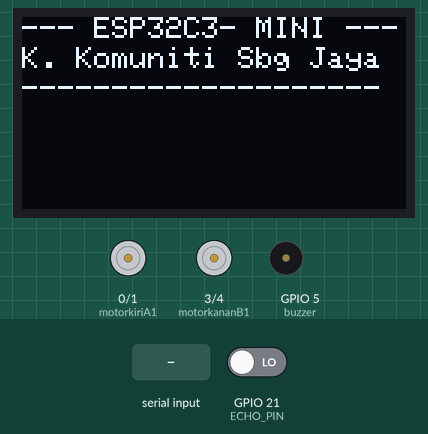
A sketch run on a simulated ESP32-C3. On the bench: 128×64 one-colour display, motor-driver pin pairs drawn as motors (green arrow = first pin HIGH = forward, orange = second pin HIGH = backward, longer = more drive), buzzer (waves = sounding, pin HIGH). Inputs (shaded band) come from the test bench; at power-on: GPIO 21 (ECHO_PIN) LOW. What the sketch prints to the serial monitor is not drawn.

Above: at 4.3 s.
4.4 s: "F" received over Serial
At 5.6 s:
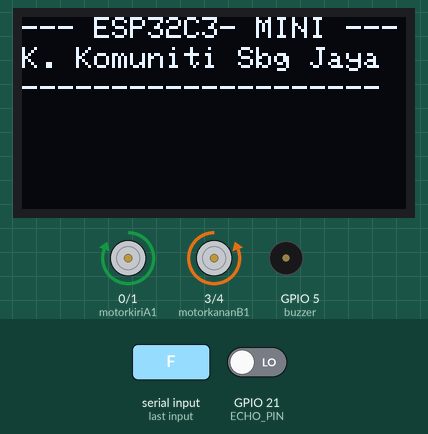
5.9 s: "B" received over Serial
At 7.1 s:
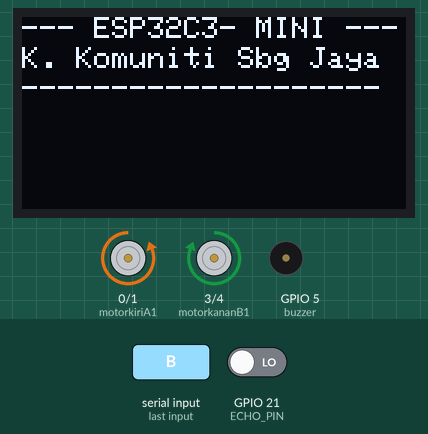
7.4 s: "L" received over Serial
At 7.8 s:
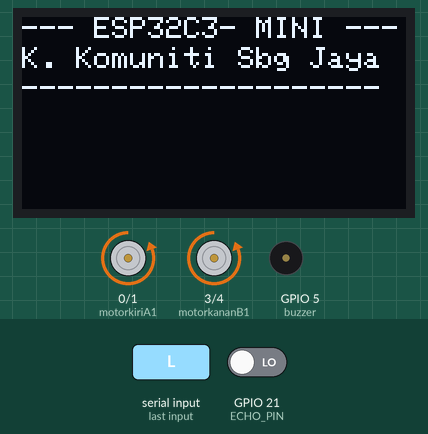
8.9 s: "R" received over Serial
At 9.5 s:
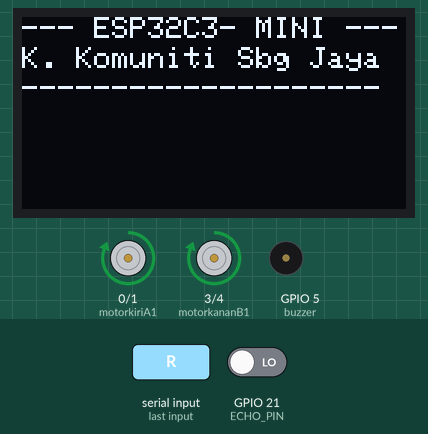
10.4 s: "H" received over Serial
At 11.1 s:
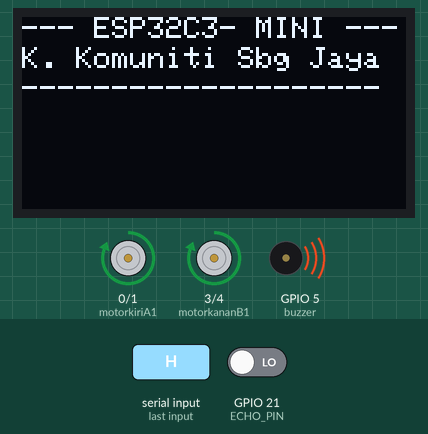
11.9 s: "S" received over Serial
At 12.8 s:
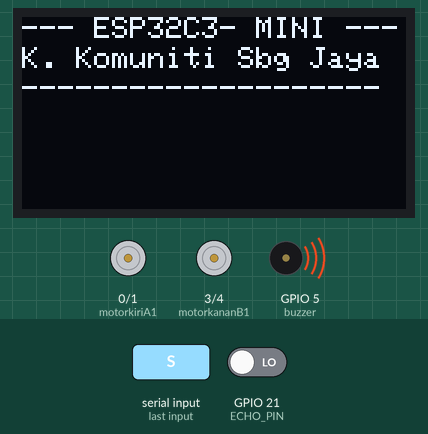
Timing chart, 0 to 14.4 s (numbered marks = the images above; inputs shaded):
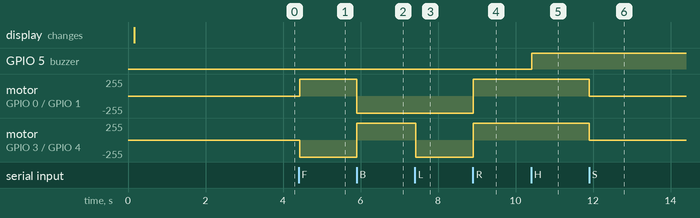

The sketch:

SumoBot-CircuitTest.ino
```cpp
/*-------------- SUMO ROBOT ESP32-C3------------------------
  ===================  Seksyen 1 - HEADER        ===================
  ------------------------------------------------------------------*/
//-------------------------------------------------------------------
//=  A. - Library  - #include and #define  yang diperlukan          =
//-------------------------------------------------------------------
#include <Adafruit_SSD1306.h>

#define motorkiriA1   0
#define motorkiriA2   1
#define motorkananB1  3
#define motorkananB2  4
#define buzzer 5
#define TRIG_PIN  20
#define ECHO_PIN  21
#define SCREEN_WIDTH 128 // OLED display width, in pixels
#define SCREEN_HEIGHT 64 // OLED display height, in pixels
//-------------------------------------------------------------------
//=  B. - ISTIHAR Sambungan nama Pin dengan Nombor Fizikal PIN      =
//-------------------------------------------------------------------
// Istihar objek bagi Module OLED Display - SSD1306
Adafruit_SSD1306 paparOled(SCREEN_WIDTH, SCREEN_HEIGHT, &Wire, -1);


long duration;
float distance;

//##################  Seksyen 1 - TAMAT #############################


//==================  Seksyen 2 - Fungsi Setup ======================
//-------------------------------------------------------------------
void setup() {

 //-- Motor KIRI
  pinMode(motorkiriA1, OUTPUT);
  pinMode(motorkiriA2, OUTPUT);
 //-- Motor Kanan  F
  pinMode(motorkananB1, OUTPUT);
  pinMode(motorkananB2, OUTPUT);
 //--  buzzer
  pinMode(buzzer, OUTPUT);


 //-- istihar fungsi komunikasi Serial.

  Serial.begin(115200);
  delay(100);

   if(!paparOled.begin(SSD1306_SWITCHCAPVCC, 0x3C)) { // Address 0x3D for 128x64
    Serial.println(F("SSD1306 allocation failed"));
    for(;;);
  }

  Serial.println(" Sistem Robot Mula");

  paparOled.clearDisplay();
  paparOled.setTextSize(1);
  paparOled.setTextColor(WHITE);
  paparOled.setCursor(0,0);
  paparOled.println("--- ESP32C3- MINI ---");
  paparOled.setCursor(0,10);
  paparOled.println("K. Komuniti Sbg Jaya");
  paparOled.setCursor(0,20);
  paparOled.println("--------------------");
  paparOled.display();
  delay(3000);
}

//##################  Seksyen 2 - TAMAT #############################


//==============  Seksyen 3 - Fungsi Utama (LOOP) ===================
//-------------------------------------------------------------------
void loop() {

 //-----SENSOR 6 - ULTRASONIC --------------------------------------------------
  digitalWrite(TRIG_PIN, LOW);
  delayMicroseconds(2);

  digitalWrite(TRIG_PIN, HIGH);
  delayMicroseconds(10);
  digitalWrite(TRIG_PIN, LOW);

  duration = pulseIn(ECHO_PIN, HIGH, 30000);

  distance = duration * 0.0343 / 2;

  Serial.print("Distance: ");
  Serial.print(distance);
  Serial.println(" cm");


  if(Serial.available()> 0){
    char dat = Serial.read();
    Serial.println(dat);


    //---Kawalan Motor Gerak ke DEPAN --
    if (dat=='F'){
      digitalWrite(motorkiriA1,HIGH);
      digitalWrite(motorkiriA2,LOW);
      digitalWrite(motorkananB1,LOW);
      digitalWrite(motorkananB2,HIGH);
      Serial.println(" Motor Gerak ke DEPAN");
    }

    //---Kawalan Motor Gerak ke Depan --
    else if (dat=='B'){
      digitalWrite(motorkiriA1,LOW);
      digitalWrite(motorkiriA2,HIGH);
      digitalWrite(motorkananB1,HIGH);
      digitalWrite(motorkananB2,LOW);
      Serial.println(" Motor Gerak ke UNDUR ");
    }

    //---Kawalan Motor Henti --
    else if (dat=='S'){
      digitalWrite(motorkiriA1,LOW);
      digitalWrite(motorkiriA2,LOW);
      digitalWrite(motorkananB1,LOW);
      digitalWrite(motorkananB2,LOW);
      Serial.println(" Motor HENTI");
    }

   //---Kawalan Motor Gerak ke KIRI --
    else if (dat=='L'){
      digitalWrite(motorkiriA1,LOW);
      digitalWrite(motorkiriA2,HIGH);
      digitalWrite(motorkananB1,LOW);
      digitalWrite(motorkananB2,HIGH);
      Serial.println(" Motor Gerak ke KIRI");
    }

   //---Kawalan Motor Gerak ke KANAN --
    else if (dat=='R'){
      digitalWrite(motorkiriA1,HIGH);
      digitalWrite(motorkiriA2,LOW);
      digitalWrite(motorkananB1,HIGH);
      digitalWrite(motorkananB2,LOW);
      Serial.println(" Motor Gerak ke KANAN");
    }

    else if (dat=='H'){
      digitalWrite(buzzer,HIGH);
      Serial.println(" buzzer bunyi");
    }

     else if (dat=='h'){
      digitalWrite(buzzer,LOW);
      Serial.println(" buzzer senyap");
    }
  }
}
```

Measured:
- after the input at 4.4 s, motor on GPIO 0 (motorkiriA1) / GPIO 1 (motorkiriA2): stopped → forward 255/255 at once; motor on GPIO 3 (motorkananB1) / GPIO 4 (motorkananB2): stopped → backward 255/255 at once
- after the input at 5.9 s, motor on GPIO 0 (motorkiriA1) / GPIO 1 (motorkiriA2): forward 255/255 → backward 255/255 at once; motor on GPIO 3 (motorkananB1) / GPIO 4 (motorkananB2): backward 255/255 → forward 255/255 at once
- after the input at 7.4 s, motor on GPIO 3 (motorkananB1) / GPIO 4 (motorkananB2): forward 255/255 → backward 255/255 at once
- after the input at 8.9 s, motor on GPIO 0 (motorkiriA1) / GPIO 1 (motorkiriA2), motor on GPIO 3 (motorkananB1) / GPIO 4 (motorkananB2): backward 255/255 → forward 255/255 at once
- after the input at 10.4 s, GPIO 5 (buzzer): LOW → HIGH at once
- after the input at 11.9 s, motor on GPIO 0 (motorkiriA1) / GPIO 1 (motorkiriA2), motor on GPIO 3 (motorkananB1) / GPIO 4 (motorkananB2): forward 255/255 → stopped at once
